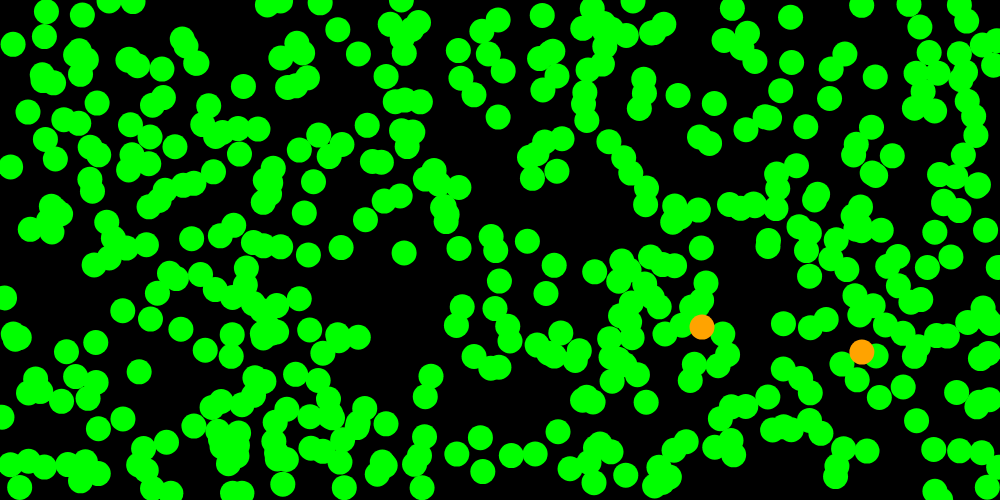
Frame 1 (no input)
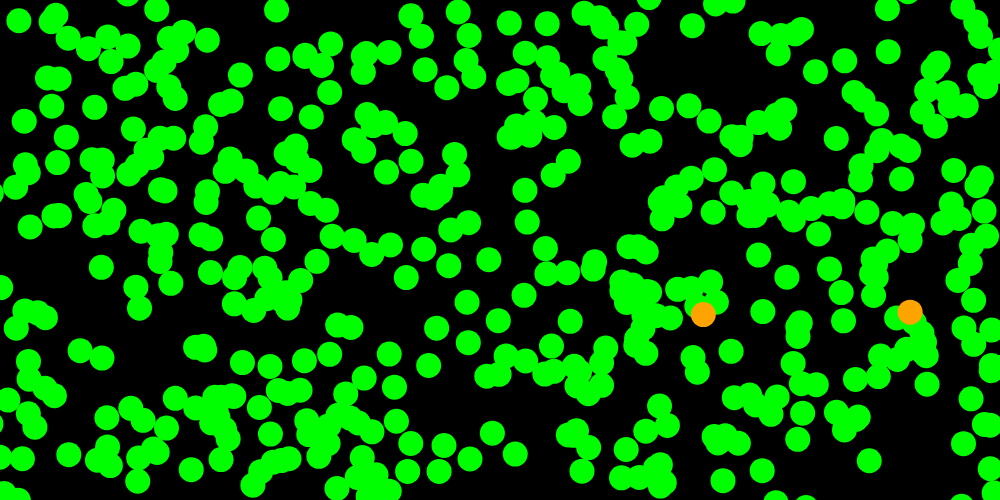
Frame 60 (no input)
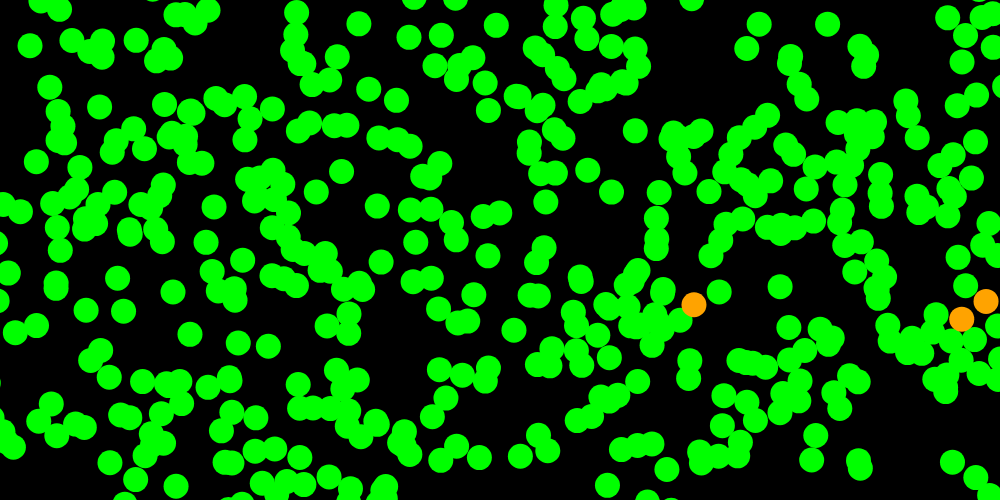
Frame 120 (the mouse pressed at the canvas centre since frame 60)

The p5.js sketch that drew these frames (run headless with seeded random() and noise() and a simulated clock; from frame 60 on, the mouse is pressed at the canvas centre):

// p5.js sketch
// ── sketch.js
// subject variables
let subjectsArray = [];
let subjectIDCounter = 0;
let subjectSize = 25;
let subjectSpeedLower = 0.5;
let subjectSpeedUpper = 2.5;

// subject stats variables
let numberOfUninfectedSubjects = 500;
let numberOfInfectedSubjects = 2;
let numberOfRecoveredSubjects = 0;
let numberOfDeadSubjects = 0;

// virus variables
let infectionRate = 10;
let infectionDistance = subjectSize;
let infectedToRecoveredDurationLower = 750;
let infectedToRecoveredDurationUpper = 1250;
let mortalityRate = 20;

function setup() {
   createCanvas(1000, 500);
   noStroke();
   noiseDetail(24);

   for (let i = 0; i < numberOfUninfectedSubjects; i++) {
      subjectsArray.push(new Subject(subjectIDCounter, "uninfected", random(width), random(height), subjectSize, random(1000000), random(1000000)));
      subjectIDCounter++;
   }

   for (let i = 0; i < numberOfInfectedSubjects; i++) {
      subjectsArray.push(new Subject(subjectIDCounter, "infected", random(width), random(height), subjectSize, random(1000000), random(1000000)));
      subjectIDCounter++;
   }

   // create triedInfectedArray for each subject
   for (let i = 0; i < subjectsArray.length; i++) {
      subjectsArray[i].createTriedInfectedArray();
   }
}
 
function draw() {
   background(0);

   for (let i = 0; i < subjectsArray.length; i++) {
      subjectsArray[i].stateColor();
      subjectsArray[i].display();
      subjectsArray[i].move();

      if (subjectsArray[i].state == "infected") {
         subjectsArray[i].infectOthers();
         subjectsArray[i].infectedToRecoveredOrDeath();
      }
   }

   computeStats();
}
 
class Subject {
   constructor(id, state, xPos, yPos, size, xnoise, ynoise) {
      this.id = id;
      this.state = state;
      this.xPos = xPos;
      this.yPos = yPos;
      this.size = size;
      this.xnoise = xnoise;
      this.ynoise = ynoise;
      this.infectedCounter = 0;
      this.triedInfectedArray = [];
      this.infectedToRecoveredDuration = random(infectedToRecoveredDurationLower, infectedToRecoveredDurationUpper);
      this.speed = random(subjectSpeedLower, subjectSpeedUpper);

      if (this.state == "infected") {
         this.abilityToRecover = this.recoveryOrDeath();
      }
   }

   createTriedInfectedArray() {
      for (let i = 0; i < subjectsArray.length; i++) {
         if (this.id != i) {
            this.triedInfectedArray.push("no");
         }

         else {
            this.triedInfectedArray.push("me");
         }
      }
   }

   stateColor() {
      if (this.state == "uninfected") {
         this.r = 0;
         this.g = 255;
         this.b = 0;
      }

      else if (this.state == "infected") {
         this.r = 255;
         this.g = 163;
         this.b = 0;
      }

      else if (this.state == "recovered") {
         this.r = 0;
         this.g = 0;
         this.b = 255;
      }

      fill(this.r, this.g, this.b);
   }

   display() {
      if (this.state != "dead") {
         ellipse(this.xPos, this.yPos, this.size, this.size);
      }
   }

   move() {
      let xvalue = noise(this.xnoise);
      let xmove = map(xvalue, 0, 1, -this.speed, this.speed);
      this.xPos += xmove;
      this.xnoise += 0.01

      let yvalue = noise(this.ynoise);
      let ymove = map(yvalue, 0, 1, -this.speed, this.speed);
      this.yPos += ymove;
      this.ynoise += 0.01

      // contain the subjects
      if (this.xPos > width + this.size * 2) {
         this.xPos = width + this.size * 2;
      }

      if (this.xPos < -this.size * 2) {
         this.xPos = -this.size * 2;
      }

      if (this.yPos > height + this.size * 2) {
         this.yPos = height + this.size * 2;
      }

      if (this.yPos < -this.size * 2) {
         this.yPos = -this.size * 2;
      }
   }

   infectOthers() {
      for (let i = 0; i < subjectsArray.length; i++) { 
         // if it's not the subject itself and the subject is state is not already infected or recovered or dead
         if (this.id != i && subjectsArray[i].state != "infected" && subjectsArray[i].state != "recovered" && subjectsArray[i].state != "dead") {
            // if another subject touches the infected subject and no infect attempt was made 
            if (dist(this.xPos, this.yPos, subjectsArray[i].xPos, subjectsArray[i].yPos) <= infectionDistance && this.triedInfectedArray[i] == "no") {
               this.triedInfectedArray[i] = "yes";
               let num = random(100);

               if (num < infectionRate) {
                  subjectsArray[i].state = "infected";
                  subjectsArray[i].abilityToRecover = subjectsArray[i].recoveryOrDeath();
               }
            }
         }
      }
   }

   infectedToRecoveredOrDeath() {
      this.infectedCounter++;

      if (this.abilityToRecover == "yes") {
         if (this.infectedCounter >= this.infectedToRecoveredDuration) {
            this.state = "recovered";
         }
      }

      else if (this.abilityToRecover == "no") {
         if (this.infectedCounter >= this.infectedToRecoveredDuration) {
            this.state = "dead";
            numberOfDeadSubjects++;
         }
      }
   }

   recoveryOrDeath() {
      let num = random(100);

      if (num < mortalityRate) {
         this.abilityToRecover = "no";
      }

      else {
         this.abilityToRecover = "yes";
      }

      return this.abilityToRecover;
   }
}

function computeStats() {
   numberOfUninfectedSubjects = 0;
   numberOfInfectedSubjects = 0;
   numberOfRecoveredSubjects = 0;

   for (let i = 0; i < subjectsArray.length; i++) {
      if (subjectsArray[i].state == "uninfected") {
         numberOfUninfectedSubjects++;
      }

      else if (subjectsArray[i].state == "infected") {
         numberOfInfectedSubjects++;
      }

      else if (subjectsArray[i].state == "recovered") {
         numberOfRecoveredSubjects++;
      }
   }

   console.log("Uninfected:", numberOfUninfectedSubjects);
   console.log("Infected:", numberOfInfectedSubjects);
   console.log("Recovered:", numberOfRecoveredSubjects);
   console.log("Dead:", numberOfDeadSubjects);
}
